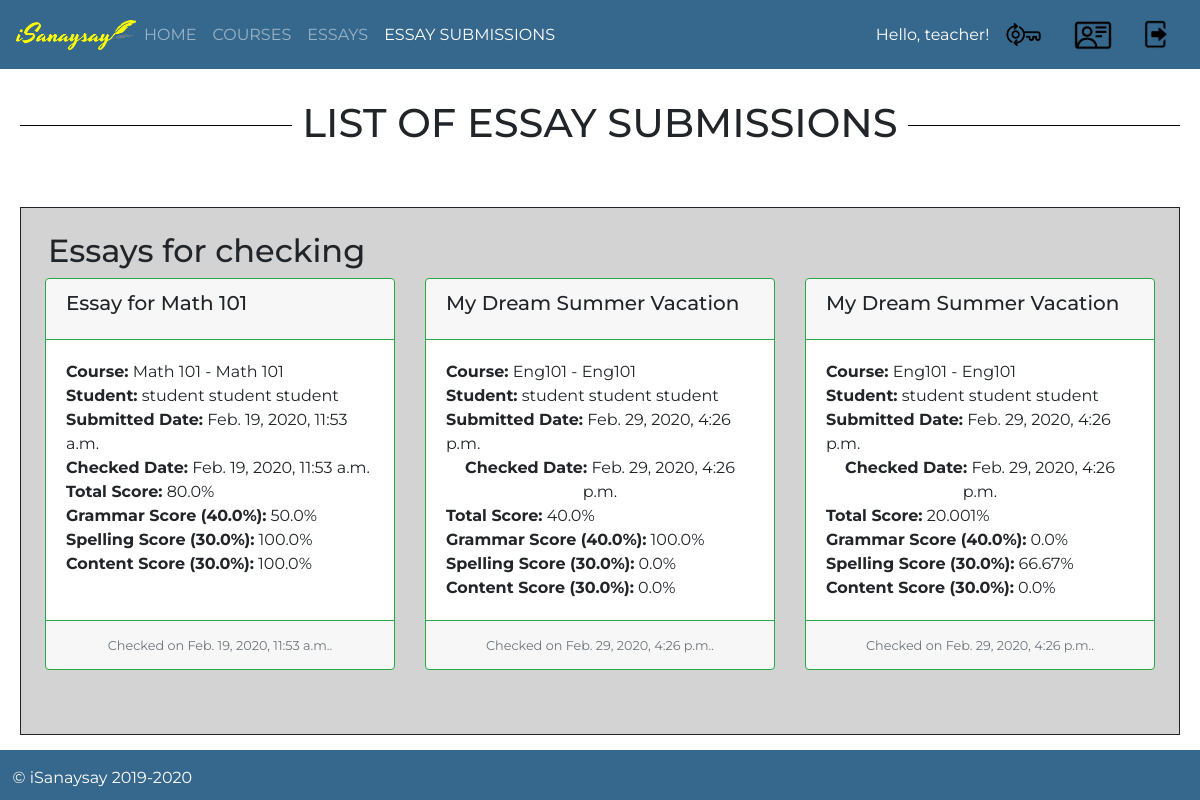
The page /isanaysay/view_essay_submissions_for_teacher (signed in) on the database its author committed.
### users/models.py (models this page shows, shortened)
class CustomUser(AbstractUser):
    pass
    isStudent_Choices = (
        ('S', 'Student'),
        ('T', 'Teacher'),
    )
    first_name = models.CharField(verbose_name="First Name", max_length=100, default="")
    middle_name = models.CharField(verbose_name="Middle Name", max_length=100, default="")
    last_name = models.CharField(verbose_name="Last Name", max_length=100, default="")
    email_address = models.CharField(verbose_name="Email Address", max_length=100, default="some@email.com")
    id_number = models.CharField(verbose_name="ID Number", max_length=50, default="")
    isStudent = models.CharField(max_length=1,choices=isStudent_Choices, default='S', verbose_name="Student or Teacher")
    def __str__(self):
        return self.first_name + " " + self.middle_name + " " + self.last_name

class EssaySubmission(models.Model):
    pass
    isChecked_Choices = (
        ('Y', 'Yes'),
        ('N', 'No'),
    )
    essay = models.ForeignKey(Essay, verbose_name="Essay", on_delete = models.CASCADE)
    student = models.ForeignKey(CustomUser, verbose_name="Student", on_delete = models.CASCADE)
    content = models.CharField(verbose_name="Essay Content", max_length=3000)
    isChecked = models.CharField(max_length=1,choices=isChecked_Choices, default='N', verbose_name="Checked or Not Checked")
    submitted_date = models.DateTimeField(verbose_name="Essay Submission Date", auto_now_add=True)
    checked_date = models.DateTimeField(verbose_name="Essay Checked Date", auto_now_add=True)
    grammar_score = models.FloatField(verbose_name="Grammar Score", default=0)
    spelling_score = models.FloatField(verbose_name="Spelling Score", default=0)
    content_score = models.FloatField(verbose_name="Content Score", default=0)
    def get_total_score(self):
        return (self.grammar_score  * self.essay.criteria_no_1 / 100) + (self.spelling_score * self.essay.criteria_no_2 / 100 ) + (self.content_score * self.essay.criteria_no_3 / 100 )

class Essay(models.Model):
    course = models.ForeignKey(Course, verbose_name="Course", on_delete = models.CASCADE)
    name = models.CharField(verbose_name="Essay Name", max_length=300)
    essay_description = models.CharField(verbose_name="Essay Description", max_length=1500)
    essay_code = models.CharField(verbose_name="Essay Code", max_length=100)
    maximum_length = models.IntegerField(verbose_name="Maximum Length")
    start_date_time = models.DateTimeField(verbose_name="Essay Start Date and Time")
    end_date_time = models.DateTimeField(verbose_name="Essay End Date and Time")
    criteria_no_1 = models.FloatField(verbose_name="Grammar",default=0)
    criteria_no_2 = models.FloatField(verbose_name="Spelling",default=0)
    criteria_no_3 = models.FloatField(verbose_name="Content",default=0)
    words = models.CharField(verbose_name="Words",max_length=10000,default="")
    def __str__(self):
        return "%s" % self.name

class Course(models.Model):
    pass
    semester_Choices = (
        ('A', 'First Semester'),
        ('B', 'Second Semester'),
        ('C', 'Summer'),
    )
    shoolYear_Choices = (
        ('1', '2019-2020'),
        ('2', '2020-2021'),
        ('3', '2021-2022'),
    )
    name = models.CharField(verbose_name="Course Name", max_length=128)
    course_code = models.CharField(verbose_name="Course Code", max_length=128)
    course_description = models.CharField(verbose_name="Course Description", max_length=500)
    course_detail = models.CharField(verbose_name="Course Detail", max_length=100)
    course_unit = models.IntegerField(verbose_name="Course Units", default=3)
    course_semester = models.CharField(max_length=1,choices=semester_Choices, default='A', verbose_name="Semester")
    course_school_year = models.CharField(max_length=1,choices=shoolYear_Choices, default='20', verbose_name="School Year")
    start_date = models.DateField(verbose_name="Course Start Date")
    end_date = models.DateField(verbose_name="Course End Date")
    students = models.ManyToManyField(CustomUser, related_name='students_enrolled')
    teacher = models.ForeignKey(CustomUser, verbose_name="Teacher", on_delete = models.CASCADE)
    def __str__(self):
        return self.course_code + " - " + self.course_detail

### users/views.py (the view)
def view_essay_submissions_for_teacher(request):
    if request.user.is_authenticated:
        user_id = request.user.id
        template = "list_essay_submission_for_teacher.html"
        essay_submissions = EssaySubmission.objects.select_related('essay','student').order_by('isChecked')
        essays = Essay.objects.select_related('course')
        courses = Course.objects.select_related('teacher').filter(teacher__id=user_id)
        essays_owned_list = []
        for x in courses:
            for y in essays:
                if x.id == y.course.id:
                    essays_owned_list.append(y.id)
        print(essays_owned_list)
        for x in essay_submissions:
            if x.essay.id not in essays_owned_list:
                essay_submissions = essay_submissions.exclude(essay__id=x.essay.id)
        context = {
            'essay_submissions': essay_submissions,
        }
        return render(request, template, context)
    else:
        return HttpResponseRedirect(reverse_lazy('index'))

### templates/list_essay_submission_for_teacher.html (shortened to what this page needs)
{% extends 'base.html' %}
{% block content %}
	<div id="parent"><div id="child"><br/><br/><br/>
		<h1><span>LIST OF ESSAY SUBMISSIONS</span></h1> <br />
				{% for essay_submission in essay_submissions %}
        {% if forloop.first %}
        <div style="
    background-color: lightgray;
    border: 1px solid;
    max-width: 1170px;
    margin-top: 37px;
    margin-left: auto;
    margin-right: auto;
    min-height: 90px;
"><br>
    <h2 style="
    float: left;
    margin-left: 27px;
">Essays for checking</h2>
    <div style="width:100%">
    <div class="card-deck" style="display:inline-flex">
  <div class="card-deck">
    {% endif %}
	{% ifequal essay_submission.isChecked 'Y' %}
  <div class="card border-success mb-3" style="max-width:350px;">
      <div class="card-header border-success" ><div style="float:left;" ><h5 class="card-title">{{ essay_submission.essay }}</h5></div></div>
    <div class="card-body">
      <p class="card-text" style="float:left;margin-bottom:0px;text-align: left;"><b>Course:</b> {{ essay_submission.essay.course }}</p><br/>
      <p class="card-text" style="float:left;margin-bottom:0px;text-align: left;"><b>Student:</b> {{ essay_submission.student }}</p>
      <p class="card-text" style="float:left;margin-bottom:0px;text-align: left;"><b>Submitted Date:</b> {{ essay_submission.submitted_date }}</p>
      <p class="card-text" style="float:left;margin-bottom:0px;"><b>Checked Date:</b> {{ essay_submission.checked_date }}</p><br/><br/><br/><br/>
      <p class="card-text" style="float:left; margin-bottom:0px;clear:both;"><b>Total Score:</b> {{ essay_submission.get_total_score }}%</p><br/>
      <p class="card-text" style="float:left; margin-bottom:0px;"><b>Grammar Score ({{essay_submission.essay.criteria_no_1}}%):</b> {{ essay_submission.grammar_score }}%</p>
      <p class="card-text" style="float:left; margin-bottom:0px;text-align: left;"><b>Spelling Score ({{essay_submission.essay.criteria_no_2}}%):</b> {{ essay_submission.spelling_score }}%</p>
      <p class="card-text" style="float:left; margin-bottom:0px;text-align: left;"><b>Content Score ({{essay_submission.essay.criteria_no_3}}%):</b> {{ essay_submission.content_score }}%</p>
    </div>
    <div class="card-footer border-success">
      <small class="text-muted">Checked on {{ essay_submission.checked_date }}.</small>
    </div>
  </div>
  {% endifequal %}
        {% if forloop.counter|divisibleby:"3" %}
      </div> </div><div style="width:100%"><div class="card-deck" style="display:inline-flex">
        {% endif %}
        {% if forloop.last %}
        {% if forloop.counter|divisibleby:"3" %}
      </div> </div><div style="width:100%"><div class="card-deck" style="display:inline-flex">
        {% endif %}
        {% endif %}
  {% endfor %}
  </div> </div></div>
</div>
	</div></div>
{% endblock %}

### templates/base.html (shortened to what this page needs)
{% load static %}
<!DOCTYPE html>
<html>
<head>
    <link rel="stylesheet" href="https://stackpath.bootstrapcdn.com/bootstrap/4.3.1/css/bootstrap.min.css">
      {% if user.is_authenticated %}
  <nav class="sticky navbar navbar-expand-lg navbar-light" style="background-color:#36688D;border-color: black;">
  <img style="height:30px;width:120px;margin:auto;" src="{% static 'logo3.png' %}" alt="">
  <div class="collapse navbar-collapse" id="navbarNavDropdown">
    <ul class="navbar-nav">
      <li class="nav-item" id="home">
        <a class="nav-link" href="{% url 'home' %}">HOME</a>
      </li>
	{% if user.isStudent == "T" %}
      <li class="nav-item" id="navt1">
        <a class="nav-link" href="{% url 'view-courses' %}">COURSES</a>
      </li>
      <li class="nav-item" id="navt2">
        <a class="nav-link" href="{% url 'view-essays' %}">ESSAYS</a>
      </li>
      <li class="nav-item" id="navt3">
        <a class="nav-link" href="{% url 'view-essay-submissions-for-teacher' %}">ESSAY SUBMISSIONS</a>
      </li>
      {% endif %}
    </ul>
  </div>
  <span style="color:white;">Hello, {{user.first_name}}!</span>
        <a class="nav-link" href="{% url 'password-change' %}"><img style="height:37px;" src="{% static 'change_password.png' %}" alt="Change Password"></a>
        <a class="nav-link" href="{% url 'update-profile' user.id %}"><img style="height:30px;" src="{% static 'profile.png' %}" alt="Update Profile"></a>
        <a class="nav-link" href="{% url 'logout' %}"><img style="height:30px;" src="{% static 'logout.png' %}" alt="Logout"></a>
</nav>
{% else %}
 <nav class="sticky navbar navbar-expand-lg navbar-light" style="background-color:#36688D;border-color: black;"><img style="height:30px;width:120px;margin:auto;" src="{% static 'logo3.png' %}" alt=""></nav>
      {% endif %}
</head>
<body style="padding-top:39px; padding-bottom:50px;">
  <main >
    {% block content %}
    {% endblock %}
  </main>
</body>
  <footer >
    <div style="
    height: 50px;
    margin-top: 100px;
    padding-top: 16px;
    background-color: #36688D;
    color: white;
    position: fixed;
    right: 0;
    bottom: 0;
    left: 0;
">
  <p style="margin-bottom:0px;">&nbsp;&nbsp;&nbsp;© iSanaysay 2019-2020</p>
    </div>
</footer>
</html>

### templates/base.html (style rules this page uses)
h1 { width: 100%; text-align: center; border-bottom: 1px solid #000; line-height: 0.1em; margin: 10px 0 20px; }
h1 span { background:#fff; padding:0 10px; }
body { font-family: 'Montserrat'; }
.sticky { position: fixed; top: 0; width: 100%; z-index: 300; }
.navbar-light .navbar-nav .active>.nav-link, .navbar-light .navbar-nav .nav-link.active, .navbar-light .navbar-nav .nav-link.show, .navbar-light .navbar-nav .show>.nav-link { color: white; }
.navbar-light .navbar-nav .nav-link { color: rgba(255,255,255,.5); }
#parent { display: table; width: 100%; }
#child { display: table-cell; text-align: center; vertical-align: middle; padding-left:20px; padding-right:20px; }

### rows shown on the page
CustomUser: first_name "teacher"
EssaySubmission: shows "Essays for checking", essay "Essay for Math 101", essay.course "Math 101 - Math 101", student "student student student", submitted_date "Feb. 19, 2020, 11:53 a.m.", checked_date "Feb. 19, 2020, 11:53 a.m.", get_total_score "80.0", essay.criteria_no_1 "40.0", grammar_score "50.0", essay.criteria_no_2 "30.0", spelling_score "100.0", essay.criteria_no_3 "30.0", content_score "100.0"
EssaySubmission: essay "My Dream Summer Vacation", essay.course "Eng101 - Eng101", student "student student student", submitted_date "Feb. 29, 2020, 4:26 p.m.", checked_date "Feb. 29, 2020, 4:26 p.m.", get_total_score "40.0", essay.criteria_no_1 "40.0", grammar_score "100.0", essay.criteria_no_2 "30.0", spelling_score "0.0", essay.criteria_no_3 "30.0", content_score "0.0"
EssaySubmission: essay "My Dream Summer Vacation", essay.course "Eng101 - Eng101", student "student student student", submitted_date "Feb. 29, 2020, 4:26 p.m.", checked_date "Feb. 29, 2020, 4:26 p.m.", get_total_score "20.001", essay.criteria_no_1 "40.0", grammar_score "0.0", essay.criteria_no_2 "30.0", spelling_score "66.67", essay.criteria_no_3 "30.0", content_score "0.0"
